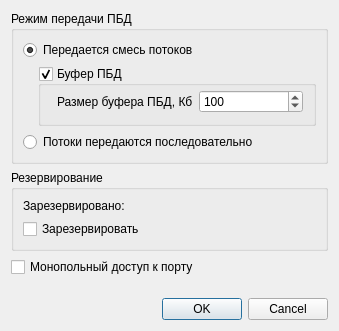
<?xml version="1.0" encoding="UTF-8"?>
<ui version="4.0">
 <class>PortConfigDialog</class>
 <widget class="QDialog" name="PortConfigDialog">
  <property name="geometry">
   <rect>
    <x>0</x>
    <y>0</y>
    <width>339</width>
    <height>331</height>
   </rect>
  </property>
  <property name="windowTitle">
   <string>Конфигурация порта</string>
  </property>
  <layout class="QVBoxLayout">
   <item>
    <widget class="QGroupBox" name="transmitModeBox">
     <property name="title">
      <string>Режим передачи ПБД</string>
     </property>
     <layout class="QVBoxLayout">
      <item>
       <widget class="QRadioButton" name="interleavedStreamsButton">
        <property name="text">
         <string>Передается смесь потоков</string>
        </property>
        <property name="checked">
         <bool>true</bool>
        </property>
       </widget>
      </item>
      <item>
       <layout class="QHBoxLayout" name="pktBufHLayout">
        <property name="leftMargin">
         <number>15</number>
        </property>
        <property name="topMargin">
         <number>0</number>
        </property>
        <property name="rightMargin">
         <number>0</number>
        </property>
        <property name="bottomMargin">
         <number>0</number>
        </property>
        <item>
         <widget class="QGroupBox" name="pktBufGroupBox">
          <property name="title">
           <string>Буфер ПБД</string>
          </property>
          <property name="flat">
           <bool>false</bool>
          </property>
          <property name="checkable">
           <bool>true</bool>
          </property>
          <layout class="QVBoxLayout" name="verticalLayout">
           <property name="spacing">
            <number>6</number>
           </property>
           <property name="leftMargin">
            <number>15</number>
           </property>
           <property name="topMargin">
            <number>3</number>
           </property>
           <property name="rightMargin">
            <number>9</number>
           </property>
           <property name="bottomMargin">
            <number>9</number>
           </property>
           <item>
            <widget class="QFrame" name="pktBufSizeFrame">
             <layout class="QHBoxLayout" name="horizontalLayout">
              <property name="leftMargin">
               <number>1</number>
              </property>
              <property name="topMargin">
               <number>1</number>
              </property>
              <property name="rightMargin">
               <number>1</number>
              </property>
              <property name="bottomMargin">
               <number>1</number>
              </property>
              <item>
               <widget class="QLabel" name="label">
                <property name="text">
                 <string>Размер буфера ПБД, Кб</string>
                </property>
               </widget>
              </item>
              <item>
               <widget class="QSpinBox" name="pktBufSize">
                <property name="minimum">
                 <number>1</number>
                </property>
                <property name="maximum">
                 <number>100000</number>
                </property>
                <property name="value">
                 <number>100</number>
                </property>
               </widget>
              </item>
             </layout>
            </widget>
           </item>
          </layout>
         </widget>
        </item>
       </layout>
      </item>
      <item>
       <widget class="QRadioButton" name="sequentialStreamsButton">
        <property name="text">
         <string>Потоки передаются последовательно</string>
        </property>
        <property name="checked">
         <bool>false</bool>
        </property>
       </widget>
      </item>
     </layout>
    </widget>
   </item>
   <item>
    <widget class="QGroupBox" name="groupBox">
     <property name="title">
      <string>Резервирование</string>
     </property>
     <layout class="QVBoxLayout">
      <item>
       <widget class="QLabel" name="reservedBy">
        <property name="text">
         <string>Зарезервировано: </string>
        </property>
       </widget>
      </item>
      <item>
       <widget class="QCheckBox" name="reserveButton">
        <property name="text">
         <string>Зарезервировать</string>
        </property>
       </widget>
      </item>
     </layout>
    </widget>
   </item>
   <item>
    <widget class="QCheckBox" name="exclusiveControlButton">
     <property name="text">
      <string>Монопольный доступ к порту</string>
     </property>
    </widget>
   </item>
   <item>
    <spacer>
     <property name="orientation">
      <enum>Qt::Vertical</enum>
     </property>
     <property name="sizeHint" stdset="0">
      <size>
       <width>226</width>
       <height>71</height>
      </size>
     </property>
    </spacer>
   </item>
   <item>
    <widget class="QDialogButtonBox" name="buttonBox">
     <property name="orientation">
      <enum>Qt::Horizontal</enum>
     </property>
     <property name="standardButtons">
      <set>QDialogButtonBox::Cancel|QDialogButtonBox::Ok</set>
     </property>
    </widget>
   </item>
  </layout>
 </widget>
 <resources/>
 <connections>
  <connection>
   <sender>buttonBox</sender>
   <signal>accepted()</signal>
   <receiver>PortConfigDialog</receiver>
   <slot>accept()</slot>
   <hints>
    <hint type="sourcelabel">
     <x>234</x>
     <y>205</y>
    </hint>
    <hint type="destinationlabel">
     <x>157</x>
     <y>214</y>
    </hint>
   </hints>
  </connection>
  <connection>
   <sender>buttonBox</sender>
   <signal>rejected()</signal>
   <receiver>PortConfigDialog</receiver>
   <slot>reject()</slot>
   <hints>
    <hint type="sourcelabel">
     <x>234</x>
     <y>205</y>
    </hint>
    <hint type="destinationlabel">
     <x>243</x>
     <y>214</y>
    </hint>
   </hints>
  </connection>
  <connection>
   <sender>interleavedStreamsButton</sender>
   <signal>toggled(bool)</signal>
   <receiver>pktBufGroupBox</receiver>
   <slot>setEnabled(bool)</slot>
   <hints>
    <hint type="sourcelabel">
     <x>152</x>
     <y>47</y>
    </hint>
    <hint type="destinationlabel">
     <x>155</x>
     <y>101</y>
    </hint>
   </hints>
  </connection>
  <connection>
   <sender>pktBufGroupBox</sender>
   <signal>toggled(bool)</signal>
   <receiver>pktBufSizeFrame</receiver>
   <slot>setEnabled(bool)</slot>
   <hints>
    <hint type="sourcelabel">
     <x>155</x>
     <y>109</y>
    </hint>
    <hint type="destinationlabel">
     <x>155</x>
     <y>123</y>
    </hint>
   </hints>
  </connection>
 </connections>
</ui>
